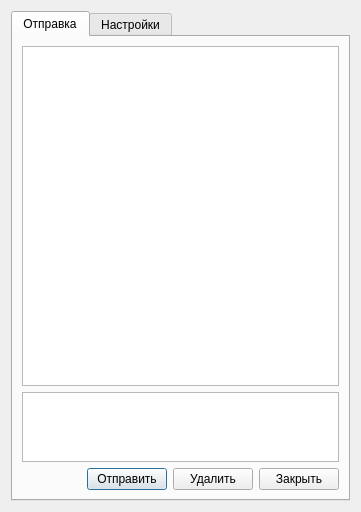
<?xml version="1.0" encoding="UTF-8"?>
<ui version="4.0">
 <class>dlg_email</class>
 <widget class="QDialog" name="dlg_email">
  <property name="geometry">
   <rect>
    <x>0</x>
    <y>0</y>
    <width>501</width>
    <height>460</height>
   </rect>
  </property>
  <property name="sizePolicy">
   <sizepolicy hsizetype="Preferred" vsizetype="Preferred">
    <horstretch>0</horstretch>
    <verstretch>0</verstretch>
   </sizepolicy>
  </property>
  <property name="windowTitle">
   <string>Отправка</string>
  </property>
  <layout class="QHBoxLayout" name="horizontalLayout_3">
   <property name="sizeConstraint">
    <enum>QLayout::SetFixedSize</enum>
   </property>
   <item>
    <widget class="QTabWidget" name="tabWidget">
     <property name="currentIndex">
      <number>0</number>
     </property>
     <widget class="QWidget" name="tab">
      <attribute name="title">
       <string>Отправка</string>
      </attribute>
      <layout class="QVBoxLayout" name="verticalLayout" stretch="20,2,1">
       <item>
        <widget class="QTableView" name="tvw_vendors">
         <property name="sizePolicy">
          <sizepolicy hsizetype="Expanding" vsizetype="Expanding">
           <horstretch>0</horstretch>
           <verstretch>0</verstretch>
          </sizepolicy>
         </property>
         <property name="editTriggers">
          <set>QAbstractItemView::NoEditTriggers</set>
         </property>
        </widget>
       </item>
       <item>
        <widget class="QListWidget" name="lw_logger"/>
       </item>
       <item>
        <layout class="QHBoxLayout" name="horizontalLayout">
         <item>
          <spacer name="horizontalSpacer">
           <property name="orientation">
            <enum>Qt::Horizontal</enum>
           </property>
           <property name="sizeHint" stdset="0">
            <size>
             <width>40</width>
             <height>20</height>
            </size>
           </property>
          </spacer>
         </item>
         <item>
          <widget class="QPushButton" name="tn_send">
           <property name="text">
            <string>Отправить</string>
           </property>
          </widget>
         </item>
         <item>
          <widget class="QPushButton" name="btn_delete">
           <property name="text">
            <string>Удалить</string>
           </property>
          </widget>
         </item>
         <item>
          <widget class="QPushButton" name="btn_close">
           <property name="text">
            <string>Закрыть</string>
           </property>
          </widget>
         </item>
        </layout>
       </item>
      </layout>
     </widget>
     <widget class="QWidget" name="tab_2">
      <attribute name="title">
       <string>Настройки</string>
      </attribute>
      <layout class="QVBoxLayout" name="verticalLayout_2">
       <item>
        <widget class="QGroupBox" name="gb_smtp">
         <property name="title">
          <string>smtp</string>
         </property>
         <layout class="QVBoxLayout" name="verticalLayout_3">
          <item>
           <layout class="QGridLayout" name="gridLayout" rowstretch="1,0,0" columnstretch="1,6">
            <item row="0" column="1">
             <widget class="QLineEdit" name="le_server"/>
            </item>
            <item row="1" column="1">
             <widget class="QLineEdit" name="le_port"/>
            </item>
            <item row="2" column="1">
             <widget class="QLineEdit" name="le_account"/>
            </item>
            <item row="1" column="0">
             <widget class="QLabel" name="lbl_port">
              <property name="text">
               <string>Порт</string>
              </property>
             </widget>
            </item>
            <item row="2" column="0">
             <widget class="QLabel" name="lbl_account">
              <property name="text">
               <string>Аккаунт</string>
              </property>
             </widget>
            </item>
            <item row="0" column="0">
             <widget class="QLabel" name="lbl_server">
              <property name="text">
               <string>Сервер</string>
              </property>
             </widget>
            </item>
           </layout>
          </item>
         </layout>
        </widget>
       </item>
       <item>
        <widget class="QGroupBox" name="gb_letter">
         <property name="title">
          <string>Письмо</string>
         </property>
         <layout class="QVBoxLayout" name="verticalLayout_4">
          <item>
           <layout class="QGridLayout" name="gridLayout_2">
            <item row="2" column="2">
             <widget class="QTextEdit" name="te_body"/>
            </item>
            <item row="1" column="2">
             <widget class="QLineEdit" name="le_subject"/>
            </item>
            <item row="2" column="0">
             <widget class="QLabel" name="lbl_text">
              <property name="text">
               <string>Текст</string>
              </property>
             </widget>
            </item>
            <item row="1" column="0">
             <widget class="QLabel" name="lbl_subject">
              <property name="text">
               <string>Тема</string>
              </property>
             </widget>
            </item>
            <item row="0" column="0">
             <widget class="QLabel" name="lbl_sender">
              <property name="text">
               <string>От</string>
              </property>
             </widget>
            </item>
            <item row="0" column="2">
             <widget class="QLineEdit" name="le_sender"/>
            </item>
           </layout>
          </item>
         </layout>
        </widget>
       </item>
       <item>
        <layout class="QHBoxLayout" name="horizontalLayout_2">
         <item>
          <spacer name="horizontalSpacer_5">
           <property name="orientation">
            <enum>Qt::Horizontal</enum>
           </property>
           <property name="sizeHint" stdset="0">
            <size>
             <width>40</width>
             <height>20</height>
            </size>
           </property>
          </spacer>
         </item>
         <item>
          <widget class="QPushButton" name="btn_save">
           <property name="text">
            <string>Сохранить</string>
           </property>
          </widget>
         </item>
         <item>
          <widget class="QPushButton" name="btn_reset">
           <property name="text">
            <string>Сбросить</string>
           </property>
          </widget>
         </item>
        </layout>
       </item>
      </layout>
     </widget>
    </widget>
   </item>
  </layout>
 </widget>
 <resources/>
 <connections/>
</ui>
